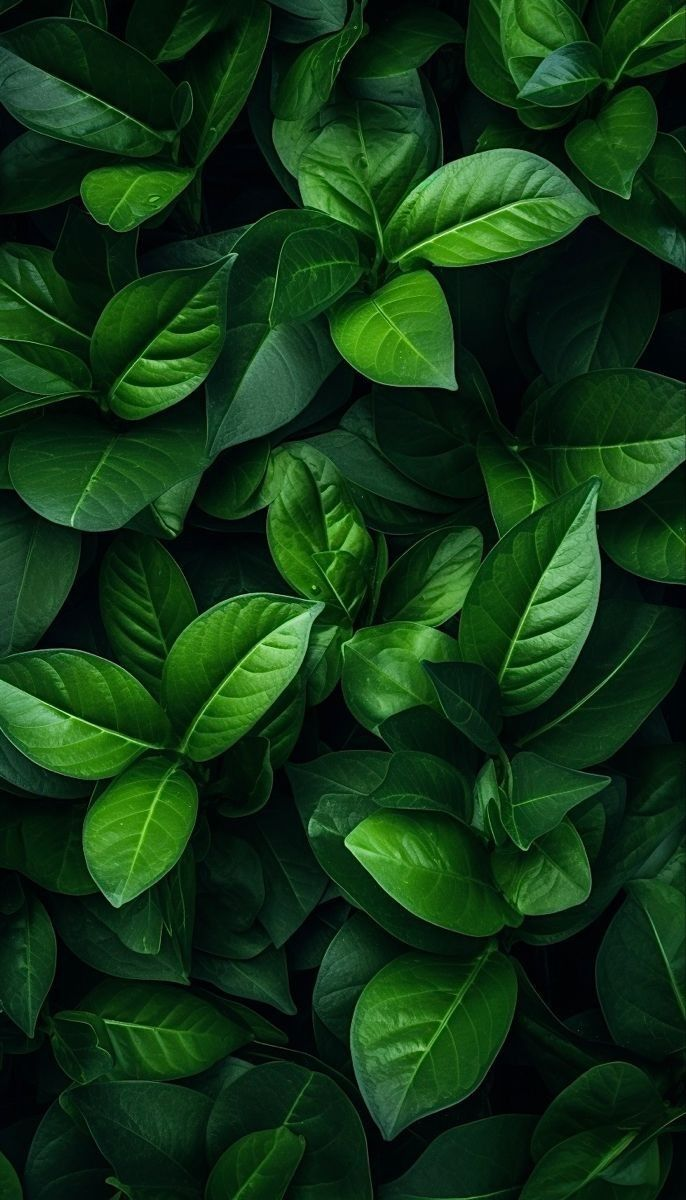
#> input picture 01_sandbox/leasts.jpg, 686 x 1200 px
$ python 'affine training.py'
#> lines starting #> are read from the running program, lines starting #| are printed output that depends on the picture
import cv2
import numpy as np

img = cv2.imread('leasts.jpg')
#> img is the input picture: shape (1200, 686, 3); mean B, G, R 20.8, 53.6, 18.1
img = cv2.resize(img, None, fx=0.5, fy=0.5)
#> img: shape (600, 343, 3)
# img = cv2.resize(img, img.shape[1] // 2, img.shape[0] // 2) не работает
reversed = cv2.flip(img, 1)
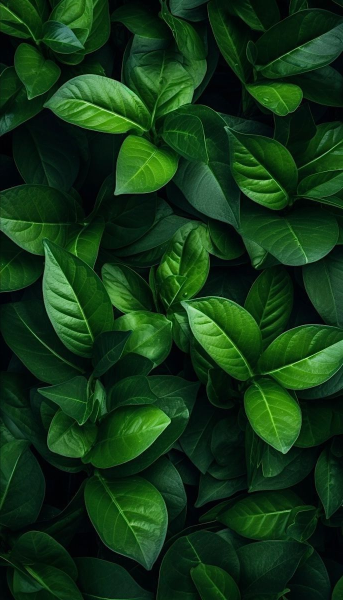
#> reversed: shape (600, 343, 3); mean B, G, R 21, 53.7, 18.2

M = np.float32([[1, 0, 50], [0, 1, 30]])
result = cv2.warpAffine(reversed, M, (256, 256))
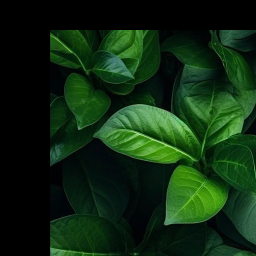
#> result: shape (256, 256, 3); mean B, G, R 16.4, 41.7, 15.3
cv2.imshow('img', img)
cv2.imshow('result', result)
cv2.waitKey(0)
cv2.destroyAllWindows()
